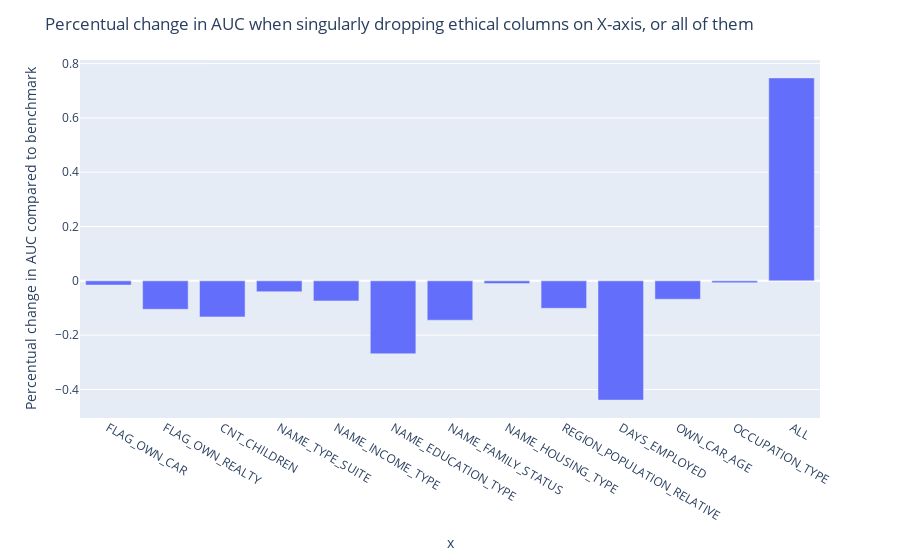

The notebook cell this image was saved under:
### Markdown cell above
# **[#9] Wrapping up again: what happens by just removing the features of concern**

### Code cell
# Let's list the variable we considered ethical relevant
ethic_var = ['CODE_GENDER', 'FLAG_OWN_CAR', 'FLAG_OWN_REALTY', 'CNT_CHILDREN',
             'NAME_TYPE_SUITE', 'NAME_INCOME_TYPE', 'NAME_EDUCATION_TYPE',
             'OCCUPATION_TYPE', 'NAME_FAMILY_STATUS', 'NAME_HOUSING_TYPE',
             'REGION_POPULATION_RELATIVE', 'DAYS_BIRTH', 'DAYS_EMPLOYED', 'OWN_CAR_AGE']

def removing_ethics():

    # Enclose the preprocessing lines from the first blocks in the preprocessing function
    def preprocessing():
        ap_train = pd.read_csv('application_train.csv',
                        usecols =  ['TARGET', 'SK_ID_CURR', 'NAME_CONTRACT_TYPE', 'CODE_GENDER', 'FLAG_OWN_CAR',
                                    'FLAG_OWN_REALTY', 'CNT_CHILDREN', 'AMT_INCOME_TOTAL', 'AMT_CREDIT', 'AMT_ANNUITY',
                                    'AMT_GOODS_PRICE', 'NAME_TYPE_SUITE', 'NAME_INCOME_TYPE', 'NAME_EDUCATION_TYPE', 'OCCUPATION_TYPE',
                                    'NAME_FAMILY_STATUS', 'NAME_HOUSING_TYPE', 'REGION_POPULATION_RELATIVE', 'DAYS_BIRTH',
                                    'DAYS_EMPLOYED', 'DAYS_REGISTRATION', 'DAYS_ID_PUBLISH', 'OWN_CAR_AGE', 'EXT_SOURCE_1',
                                    'EXT_SOURCE_2', 'EXT_SOURCE_3'])
        ap_train['AGE'] = -round(ap_train['DAYS_BIRTH'] / 365)
        ap_train.drop(columns='DAYS_BIRTH', inplace=True)
        ap_train['CODE_GENDER_M'] = np.select([ap_train['CODE_GENDER'] == 'M', ap_train['CODE_GENDER'] == 'F'], [1, 0], default=np.NaN)
        ap_train['FLAG_OWN_CAR'] = np.where(ap_train['FLAG_OWN_CAR'] == 'Y', 1, 0)
        ap_train['FLAG_OWN_REALTY'] = np.where(ap_train['FLAG_OWN_REALTY'] == 'Y', 1, 0)
        ap_train.drop(columns='CODE_GENDER', inplace=True)
        return ap_train

    # Same with processing lines and fitting, return the auc metrics
    def processing_and_fitting():
        ap_objects = list(ap_train.select_dtypes(include=['object']).columns)
        ap_train[ap_objects] = ap_train[ap_objects].astype('category')
        ap_train_target = ap_train.pop('TARGET')
        df_train, df_test, df_target_train, df_target_test = train_test_split(
            ap_train, ap_train_target, test_size=0.2, stratify=ap_train_target, random_state=42)
        df_train_dmatrix = xgb.DMatrix(df_train.drop(columns='SK_ID_CURR'), df_target_train, enable_categorical=True)
        param = {'max_depth': 6,
                 'eta': .2,
                 'subsample': .9,
                 'colsample_bytree': .9,
                 'scale_pos_weight': 10,
                 'objective': 'binary:logistic',
                 'tree_method': 'exact'}
        xgb_base_model = xgb.train(param, df_train_dmatrix, num_boost_round=50)
        df_test_dmatrix = xgb.DMatrix(df_test.drop(columns='SK_ID_CURR'), enable_categorical=True)
        xgb_base_test_results = xgb_base_model.predict(df_test_dmatrix)

        fpr, tpr, thresholds = metrics.roc_curve(df_target_test, xgb_base_test_results, pos_label=1)
        return metrics.auc(fpr, tpr)

    # Create a new dictionary to store auc percentual difference in metric, every time you remove an ethical column
    results = dict()
    ap_train = preprocessing()

    # Iterate each column in ap_train
    for col in ap_train:
        ap_train = preprocessing()

        # If the column is ethical, drop it and at each iteration measure the percentual difference in metrics between new metric and the benchmark
        if col in ethic_var:
            ap_train.drop([col], axis=1, inplace = True)
            results[col] = ((processing_and_fitting() - benchm_auc) / benchm_auc) * 100

    # Convert the result dictionary into a dataframe and plot the differences
    df = pd.DataFrame.from_dict(results, orient = 'index', columns=['difference'])

    # Repeat the process, adding to the dataframe related to the difference in performance when you remove all the columns at the same time
    ap_train = preprocessing()
    for col in ap_train:
        if col in ethic_var:
            ap_train.drop([col], axis=1, inplace = True)

    df = pd.concat([df, pd.DataFrame.from_dict({'ALL':processing_and_fitting()}, orient  = 'index', columns = ['difference'])], axis = 0)

    # Plot the resulting dataframe
    fig = px.bar(x=df.index, y=df.difference)

    fig.update_layout(title="Percentual change in AUC when singularly dropping ethical columns on X-axis, or all of them",
                      yaxis_title="Percentual change in AUC compared to benchmark")

    fig.show()

removing_ethics()

### Figure 1 — Plotly figure (JSON) as saved in the notebook; plotly's stock layout.template omitted (floating-point values rounded to 4 significant figures)
{"data": [{"alignmentgroup": "True", "hovertemplate": "x=%{x}<br>y=%{y}<extra></extra>", "legendgroup": "", "marker": {"color": "#636efa", "pattern": {"shape": ""}}, "name": "", "offsetgroup": "", "orientation": "v", "showlegend": false, "textposition": "auto", "x": ["FLAG_OWN_CAR", "FLAG_OWN_REALTY", "CNT_CHILDREN", "NAME_TYPE_SUITE", "NAME_INCOME_TYPE", "NAME_EDUCATION_TYPE", "NAME_FAMILY_STATUS", "NAME_HOUSING_TYPE", "REGION_POPULATION_RELATIVE", "DAYS_EMPLOYED", "OWN_CAR_AGE", "OCCUPATION_TYPE", "ALL"], "xaxis": "x", "y": [-0.01558, -0.1048, -0.1327, -0.03993, -0.07385, -0.2685, -0.1449, -0.01016, -0.1011, -0.4391, -0.06768, -0.006873, 0.7474], "yaxis": "y", "type": "bar"}], "layout": {"xaxis": {"anchor": "y", "domain": [0.0, 1.0], "title": {"text": "x"}}, "yaxis": {"anchor": "x", "domain": [0.0, 1.0], "title": {"text": "Percentual change in AUC compared to benchmark"}}, "legend": {"tracegroupgap": 0}, "margin": {"t": 60}, "barmode": "relative", "title": {"text": "Percentual change in AUC when singularly dropping ethical columns on X-axis, or all of them"}}}
